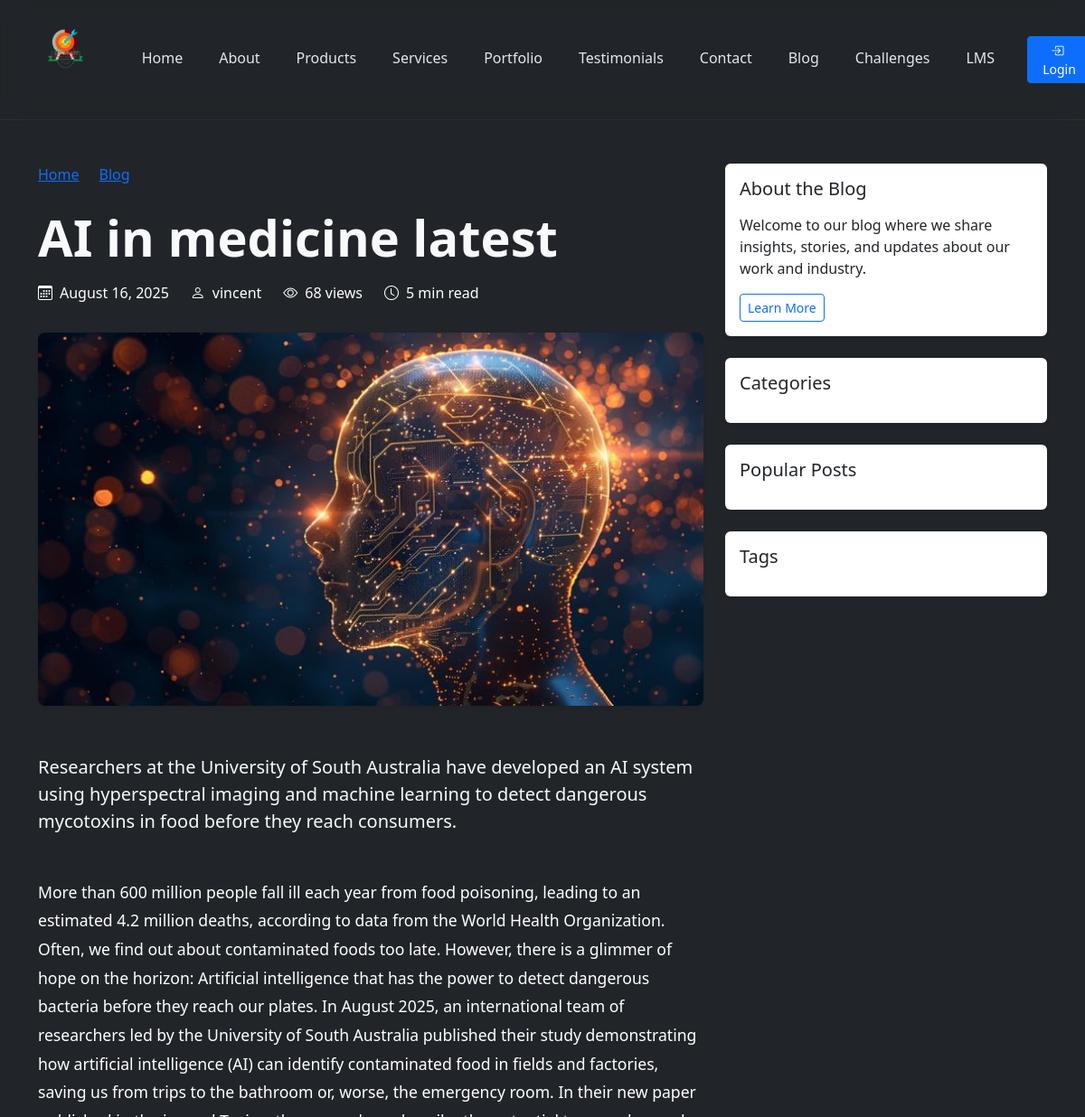
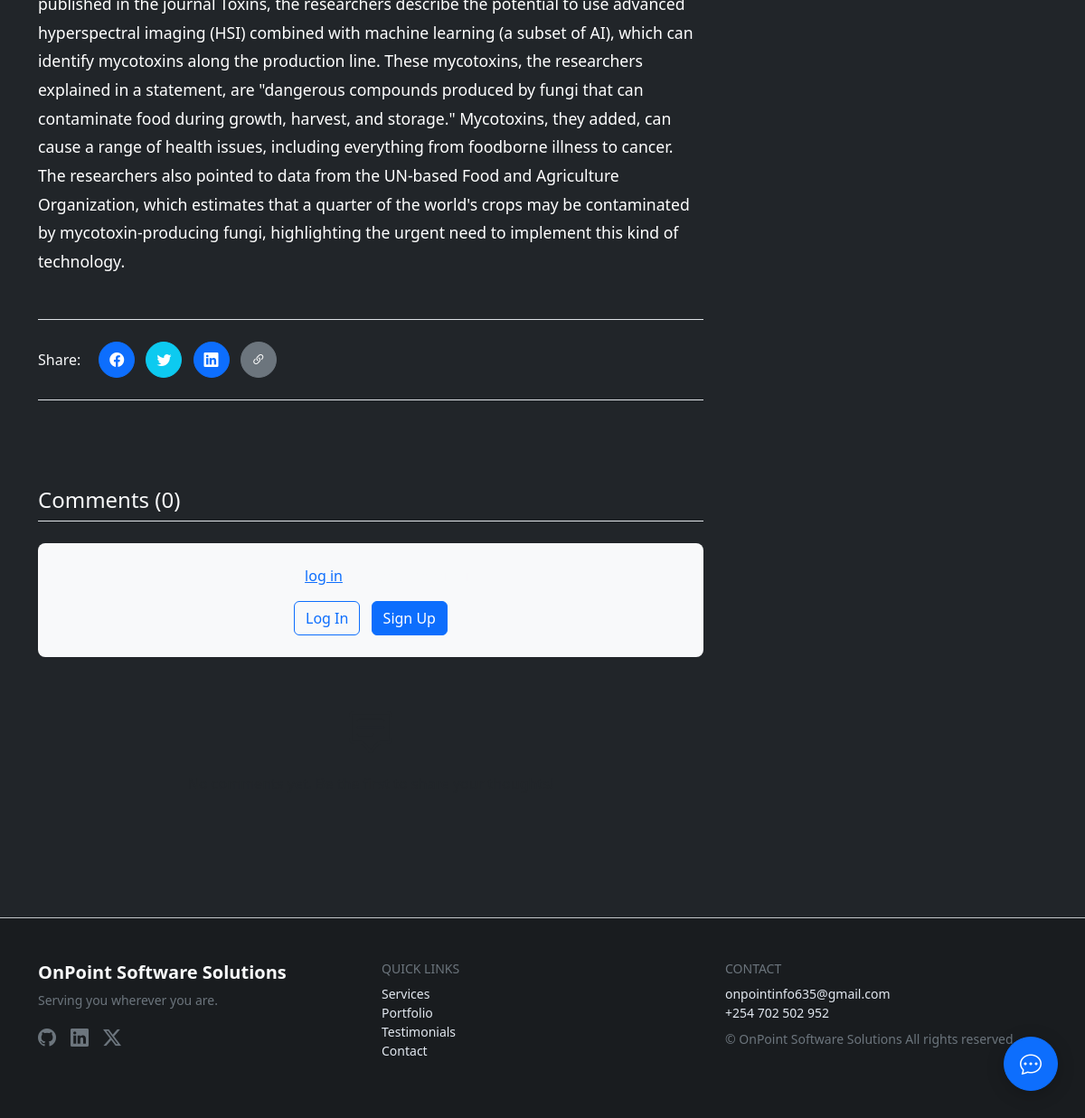
The app's page /blog/ai-in-medicine-latest/ with its own data (2 pictures, top to bottom).
### core/models.py (models this page shows, shortened)
class Article(models.Model):
    STATUS_CHOICES = [
        ('draft', 'Draft'),
        ('published', 'Published'),
        ('archived', 'Archived'),
    ]
    title = models.CharField(max_length=200)
    slug = models.SlugField(max_length=200, unique=True)
    short_description = models.TextField(max_length=200)
    description = models.TextField()
    image = models.ImageField(upload_to='articles/', blank=True, null=True)
    image_caption = models.CharField(max_length=200, blank=True, null=True)
    status = models.CharField(max_length=10, choices=STATUS_CHOICES, default='draft')
    view_count = models.PositiveIntegerField(default=0)
    read_time = models.PositiveIntegerField(help_text='Estimated read time in minutes', default=5)
    author = models.ForeignKey(
        'auth.User',
        on_delete=models.SET_NULL,
        null=True,
        related_name='articles'
    )
    created_at =  models.DateTimeField(default=timezone.now, editable=False)
    updated_at = models.DateTimeField(auto_now=True)
    published_at = models.DateTimeField(blank=True, null=True)
    def save(self, *args, **kwargs):
        if self.status == 'published' and not self.published_at:
            self.published_at = timezone.now()
        super().save(*args, **kwargs)
    def increment_view_count(self):
        self.view_count += 1
        self.save(update_fields=['view_count'])
    class Meta:
        ordering = ['-published_at', '-created_at']
        verbose_name = 'Article'
        verbose_name_plural = 'Articles'

### core/views.py (the view)
# urls.py: path('blog/<slug:slug>/', views.article_detail, name='article_detail_by_slug'),
def article_detail(request, slug=None, pk=None):
    article = None
    if slug is not None:
        article = get_object_or_404(Article, slug=slug, status='published')
    elif pk is not None:
        article = get_object_or_404(Article, pk=pk, status='published')
    else:
        raise Http404("Article not found")
    if pk is not None and slug is None and article.slug:
        from django.shortcuts import redirect
        return redirect('article_detail_by_slug', slug=article.slug, permanent=True)
    is_admin_view = request.path.startswith('/admin/')
    if is_admin_view and not request.user.is_staff:
        raise PermissionDenied
    article.increment_view_count()
    related_articles = Article.objects.filter(
        status='published'
    ).exclude(pk=article.pk).order_by('-published_at')[:3]
    comments = article.comments.all()
    if not request.user.is_staff:
        comments = comments.filter(is_active=True)
    comment_form = get_comment_form(request)
    template = 'core/article_detail.html'
    if request.path.startswith('/admin/'):
        template = 'admin/article_detail.html'
    context = {
        'article': article,
        'related_articles': related_articles,
        'comments': comments,
        'comment_form': comment_form,
        'is_admin': request.path.startswith('/admin/'),
    }
    if article.title:
        context['og_title'] = article.title
        context['twitter_title'] = article.title
    else:
        context['og_title'] = f"{article.title} | OnPoint Software Solutions"
        context['twitter_title'] = article.title
    if article.short_description:
        context['og_description'] = article.short_description
        context['twitter_description'] = article.short_description
    elif article.short_description:
        context['og_description'] = article.short_description
        context['twitter_description'] = article.short_description
    if hasattr(article, 'image') and article.image:
        context.update({
            'og_image': request.build_absolute_uri(article.image.url),
            'twitter_image': request.build_absolute_uri(article.image.url),
        })
    return render(request, template, context)

### core/views.py (called while the page is built)
def get_comment_form(request, article_id=None):
    initial = {}
    if request.user.is_authenticated:
        initial.update({
            'name': request.user.get_full_name() or request.user.username,
            'email': request.user.email,
        })
    form_data = request.session.pop('comment_form_data', None)
    if form_data:
        form = CommentForm(form_data, request=request)
        if 'comment_form_errors' in request.session:
            form._errors = request.session.pop('comment_form_errors')
    else:
        form = CommentForm(initial=initial, request=request)
    return form

### templates/core/article_detail.html (shortened to what this page needs)
{% extends 'base.html' %}
{% load static %}
{% block content %}
<div class="container py-5">
    <div class="row">
        <div class="col-lg-8">
            <nav aria-label="breadcrumb" class="mb-4">
                <ol class="breadcrumb">
                    <li class="breadcrumb-item"><a href="{% url 'home' %}">Home</a></li>
                    <li class="breadcrumb-item"><a href="{% url 'article_list' %}">Blog</a></li>
                    <li class="breadcrumb-item active" aria-current="page">{{ article.title|truncatewords:5 }}</li>
                </ol>
            </nav>
            <header class="mb-5">
                <h1 class="display-4 fw-bold mb-3">{{ article.title }}</h1>
                <div class="d-flex flex-wrap align-items-center text-white mb-4">
                    <div class="d-flex align-items-center me-4 mb-2">
                        <i class="bi bi-calendar3 me-2"></i>
                        <time datetime="{{ article.created_at|date:'Y-m-d' }}">{{ article.created_at|date:"F d, Y" }}</time>
                    </div>
                    {% if article.author %}
                    <div class="d-flex align-items-center me-4 mb-2">
                        <i class="bi bi-person me-2"></i>
                        <span>{{ article.author.get_full_name|default:article.author.username }}</span>
                    </div>
                    {% endif %}
                    <div class="d-flex align-items-center me-4 mb-2">
                        <i class="bi bi-eye me-2"></i>
                        <span>{{ article.view_count|default:0 }} views</span>
                    </div>
                    {% if article.read_time %}
                    <div class="d-flex align-items-center mb-2">
                        <i class="bi bi-clock me-2"></i>
                        <span>{{ article.read_time }} min read</span>
                    </div>
                    {% endif %}
                </div>
                {% if article.image %}
                <figure class="mb-4">
                    <img src="{{ article.image.url }}" class="img-fluid rounded-3 shadow-sm" alt="{{ article.title }}" style="width: 100%; height: auto; max-height: 500px; object-fit: cover;">
                    {% if article.image_caption %}
                    <figcaption class="figure-caption text-center mt-2 text-muted">{{ article.image_caption }}</figcaption>
                    {% endif %}
                </figure>
                {% endif %}
                {% if article.short_description %}
                <div class="lead mb-4">{{ article.short_description }}</div>
                {% endif %}
            </header>
            <div class="article-content mb-5 text-white">
                {{ article.description|safe }}
            </div>
            <div class="d-flex justify-content-between align-items-center border-top border-bottom py-4 mb-5">
                <div class="d-flex align-items-center">
                    <span class="me-3 fw-medium">Share:</span>
                    <div class="share-buttons">
                        <a href="https://www.facebook.com/sharer/sharer.php?u={{ request.build_absolute_uri|urlencode }}"
                           target="_blank"
                           class="btn btn-primary"
                           data-bs-toggle="tooltip"
                           title="Share on Facebook">
                            <i class="bi bi-facebook"></i>
                        </a>
                        <a href="https://twitter.com/intent/tweet?text={{ article.title|urlencode }}&url={{ request.build_absolute_uri|urlencode }}"
                           target="_blank"
                           class="btn btn-info text-white"
                           data-bs-toggle="tooltip"
                           title="Share on Twitter">
                            <i class="bi bi-twitter"></i>
                        </a>
                        <a href="https://www.linkedin.com/sharing/share-offsite/?url={{ request.build_absolute_uri|urlencode }}"
                           target="_blank"
                           class="btn btn-primary"
                           data-bs-toggle="tooltip"
                           title="Share on LinkedIn">
                            <i class="bi bi-linkedin"></i>
                        </a>
                        <button type="button"
                                class="btn btn-secondary"
                                data-bs-toggle="tooltip"
                                title="Copy link"
                                onclick="copyToClipboard('{{ request.build_absolute_uri }}', this)">
                            <i class="bi bi-link-45deg"></i>
                        </button>
                    </div>
                </div>
            </div>
            <section id="comments" class="mt-5">
                <h3 class="h4 mb-4 pb-2 border-bottom">Comments ({{ article.comments.count }})</h3>
                {% if request.user.is_authenticated %}
                <div class="card border-0 shadow-sm mb-4">
                    <div class="card-body">
                        <form method="post" action="{% url 'add_comment' article.pk %}" id="comment-form">
                            {% csrf_token %}
                            <input type="hidden" name="parent_id" id="parent_id" value="">
                            <div class="mb-3">
                                <label for="comment-text" class="form-label">Leave a comment</label>
                                <textarea class="form-control" id="comment-text" name="comment" rows="3" required></textarea>
                                <div class="form-text">Your email address will not be published.</div>
                            </div>
                            <div class="d-flex justify-content-between align-items-center">
                                <button type="submit" class="btn btn-primary">Post Comment</button>
                                <button type="button" class="btn btn-link text-muted d-none" id="cancel-reply">
                                    Cancel Reply
                                </button>
                            </div>
                        </form>
                    </div>
                </div>
                {% else %}
                <div class="text-center py-4 mb-4 bg-light rounded-3">
                    <p class="mb-3">Please <a href="#login">log in</a> to leave a comment.</p>
                    <a href="#login" class="btn btn-outline-primary me-2">Log In</a>
                    <a href="#signup" class="btn btn-primary">Sign Up</a>
                </div>
                {% endif %}
                <div class="comments-list">
                    {% for comment in article.comments.all %}
                        {% if not comment.parent %}
                            {% include 'core/partials/comment_item.html' with comment=comment %}
                        {% endif %}
                    {% empty %}
                    <div class="text-center py-4">
                        <i class="bi bi-chat-square-text text-muted" style="font-size: 3rem;"></i>
                        <p class="text-muted mt-2">No comments yet. Be the first to share your thoughts!</p>
                    </div>
                    {% endfor %}
                </div>
            </section>
        </div>
        <div class="col-lg-4">
            <div class="sticky-sidebar">
                <div class="card border-0 shadow-sm mb-4">
                    <div class="card-body">
                        <h5 class="card-title mb-3">About the Blog</h5>
                        <p class="card-text">Welcome to our blog where we share insights, stories, and updates about our work and industry.</p>
                        <a href="{% url 'about' %}" class="btn btn-outline-primary btn-sm">Learn More</a>
                    </div>
                </div>
                <div class="card border-0 shadow-sm mb-4">
                    <div class="card-body">
                        <h5 class="card-title mb-3">Categories</h5>
                    </div>
                </div>
                <div class="card border-0 shadow-sm mb-4">
                    <div class="card-body">
                        <h5 class="card-title mb-3">Popular Posts</h5>
                    </div>
                </div>
                <div class="card border-0 shadow-sm">
                    <div class="card-body">
                        <h5 class="card-title mb-3">Tags</h5>
                    </div>
                </div>
            </div>
        </div>
    </div>
</div>
{% endblock %}

### staticfiles/css/main.css (style rules this page uses)
:root { --primary: #FF6B35; --secondary: #FF4444; --accent: #FF4444; --success: #2E7D32; --bg: #0A0F1E; --panel: #121C36; --muted: #94A3B8; --grad: linear-gradient(135deg, var(--secondary), var(--primary)); --text: #E2E8F0; }
body { background: var(--bg); color: var(--text); }
body { overflow-x: visible !important; position: relative !important; }

### templates/base.html (style rules this page uses)
:root { --header-offset: 120px; }
body.has-fixed-header { padding-top: var(--header-offset); }

### templates/core/article_detail.html (style rules this page uses)
.article-content { line-height: 1.8; font-size: 1.1rem; color: #333; }
.share-buttons .btn { width: 40px; height: 40px; display: inline-flex; align-items: center; justify-content: center; border-radius: 50%; margin: 0 0.25rem; }
.sticky-sidebar { position: sticky; top: 1.5rem; }

### records on screen
Article: title "AI in medicine latest", created_at "August 16, 2025", author.get_full_name "vincent", view_count "68", read_time "5", image (picture), short_description "Researchers at the University of South Australia have developed an AI system using hyperspectral imaging and machine learning to detect dangerous mycotoxins in food before they reach consumers.", description "More than 600 million people fall ill each year from food poisoning, leading to an estimated 4.2 million deaths, according to data from the World Health Organization. Often, we find out about contaminated foods too late. However, there is a glimmer of hope on the horizon: Artificial intelligence that has the power to detect dangerous bacteria before they reach our plates. In August 2025, an international team of researchers led by the University of South Australia published their study demonstrating how artificial intelligence (AI) can identify contaminated food in fields and factories, saving us from trips to the bathroom or, worse, the emergency room. In their new paper published in the…", comments.count "0"
